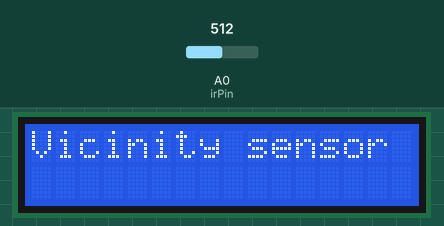
This sketch was run on a simulated ESP8266 (NodeMCU). On the bench: 16×2 character LCD. The inputs (shaded band) are chosen by the test bench; at power-on: A0 (irPin) = 512. WiFi joins after 1.5 s; servers stay silent unless stated; what the sketch prints to the serial monitor is not drawn.

Above: at 1.6 s.
At 4.2 s:
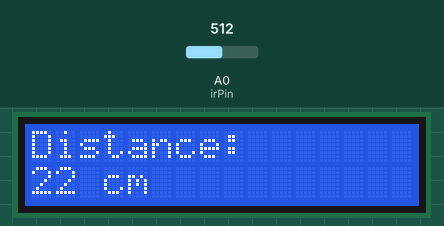
4.3 s: A0 (irPin) set to 716
At 5.8 s:
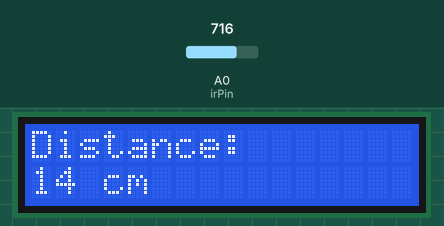
7.0 s: A0 (irPin) set to 900
At 7.6 s:
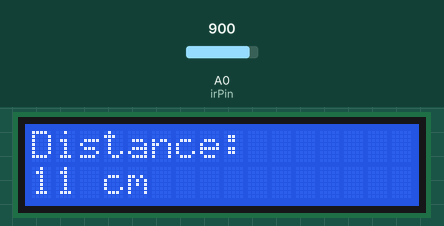
9.7 s: A0 (irPin) set to 1023
At 12.3 s:
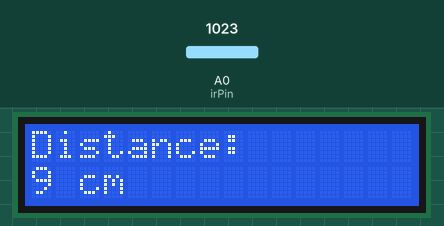
Timing chart, 0 to 13.8 s (numbered marks = the images above; inputs shaded):
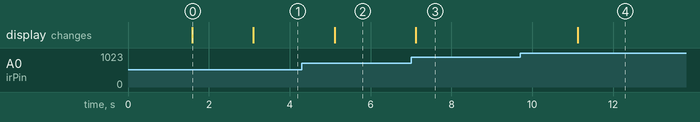

Measured:
- after the input at 4.3 s, the display: changes after 0.81 s (image 2)
- after the input at 7.0 s, the display: changes after 0.12 s (image 3)
- after the input at 9.7 s, the display: changes after 1.4 s (image 4)
- what the display in image 0 shows lasts 1.5 s, from 1.6 s to 3.1 s

The sketch:

dist_node_server.ino
```cpp
// // importing libraries
// #include <ESP8266WiFi.h>
// #include <ESP8266WebServer.h>
// #include <Wire.h>
// #include <LiquidCrystal_I2C.h>


// // lcd address
// LiquidCrystal_I2C lcd(0x27, 16, 2);

// // wifi setup
// const char* ssid = "SHUKLA4G";
// const char* password = "Vjordan2002";

// ESP8266WebServer server(80);

// // Define pins for the ultrasonic sensor
// const int trigPin = D1;
// const int echoPin = D2;

// // Global variable to store the latest distance
// int distance = 0;

// // Update the distance measurement
// void updateDistance() {
//   long duration;

//   // Trigger the ultrasonic sensor
//   digitalWrite(trigPin, LOW);
//   delayMicroseconds(2);
//   digitalWrite(trigPin, HIGH);
//   delayMicroseconds(10);
//   digitalWrite(trigPin, LOW);

//   // Measure the pulse
//   duration = pulseIn(echoPin, HIGH);

//   // Calculate distance
//   distance = (duration / 2.0) * 0.0344;// Convert to centimeters
//   if(distance>810){
//     distance = 0;
//   }
//   else{
//     return;
//   }
//   Serial.println(distance);
// }

// // Handle HTTP GET request to /distance
// void handleDistance() {
//   String message = "Distance: " + String(distance) + " cm";
//   server.send(200, "text/plain", message);
// }

// void setup() {
//   // band rate
//   Serial.begin(115200);
//   WiFi.begin(ssid, password);

//   while (WiFi.status() != WL_CONNECTED) {
//     delay(500);
//     Serial.print(".");
//   }

//   Serial.println("Connected to WiFi");
//   Serial.print("http://");
//   Serial.println(WiFi.localIP());

//   // Initialize ultrasonic sensor pins
//   pinMode(trigPin, OUTPUT);
//   pinMode(echoPin, INPUT);

//   // Define route and handler
//   server.on("/distance", HTTP_GET, handleDistance);

//   server.begin();

//   Wire.begin(2,0);

//   // display of distance
//   lcd.init();   // initializing the LCD
//   lcd.backlight(); // Enable or Turn On the backlight
//   lcd.clear();
//   lcd.setCursor(0,0);
//   lcd.print("Vicinity sensor"); // Start Printing
//   delay(1500);
//   lcd.clear();
//   lcd.setCursor(0,0);
//   lcd.print("Distance: ");

// }

// void loop() {
//   server.handleClient();//initializing the http server
//   updateDistance();// Update the distance measurement every loop iteration
//   lcd.setCursor(0,1);
//   lcd.print(distance);
//   lcd.print(" cm ");

//  // Update the distance measurement every loop iteration
//   delay(2000);       // Wait for 2 seconds before updating again
// }


// importing libraries
#include <ESP8266WiFi.h>
#include <ESP8266WebServer.h>
#include <Wire.h>
#include <LiquidCrystal_I2C.h>


// lcd address
LiquidCrystal_I2C lcd(0x27, 16, 2);

// wifi setup
const char* ssid = "Galaxy M31sB1C1";
const char* password = "xfwh9956";

ESP8266WebServer server(80);

// -------- IR SENSOR --------
const int irPin = A0;

// -------- Ultrasonic (COMMENTED) --------
// const int trigPin = D1;
// const int echoPin = D2;


// Global variable to store the latest distance
int distance = 0;


// Update the distance measurement
void updateDistance() {

  // -------- IR SENSOR READING --------
  int sensorValue = analogRead(irPin);

  float voltage = sensorValue * (3.3 / 1023.0);

  // approximate formula for GP2Y0A02YK0F
  float dist = 27.86 / (voltage - 0.42);

  if (dist < 0 || dist > 150) {
    distance = 0;
  } else {
    distance = (int)dist;
  }

  Serial.print("Distance: ");
  Serial.println(distance);

  // -------- ULTRASONIC CODE (COMMENTED) --------
  /*
  long duration;

  digitalWrite(trigPin, LOW);
  delayMicroseconds(2);
  digitalWrite(trigPin, HIGH);
  delayMicroseconds(10);
  digitalWrite(trigPin, LOW);

  duration = pulseIn(echoPin, HIGH);

  distance = (duration / 2.0) * 0.0344;

  if(distance>810){
    distance = 0;
  }
  else{
    return;
  }
  Serial.println(distance);
  */
}


// Handle HTTP GET request to /distance
void handleDistance() {
  String message = "Distance: " + String(distance) + " cm";
  server.send(200, "text/plain", message);
}


void setup() {

  Serial.begin(115200);

  WiFi.begin(ssid, password);

  while (WiFi.status() != WL_CONNECTED) {
    delay(500);
    Serial.print(".");
  }

  Serial.println("Connected to WiFi");
  Serial.print("http://");
  Serial.println(WiFi.localIP());


  // -------- Ultrasonic pins (COMMENTED) --------
  /*
  pinMode(trigPin, OUTPUT);
  pinMode(echoPin, INPUT);
  */


  // Define route and handler
  server.on("/distance", HTTP_GET, handleDistance);

  server.begin();

  Wire.begin(2,0);


  // LCD display
  lcd.init();
  lcd.backlight();
  lcd.clear();
  lcd.setCursor(0,0);
  lcd.print("Vicinity sensor");
  delay(1500);

  lcd.clear();
  lcd.setCursor(0,0);
  lcd.print("Distance: ");
}


void loop() {

  server.handleClient();

  updateDistance();

  lcd.setCursor(0,1);
  lcd.print(distance);
  lcd.print(" cm ");

  delay(2000);
}
```
